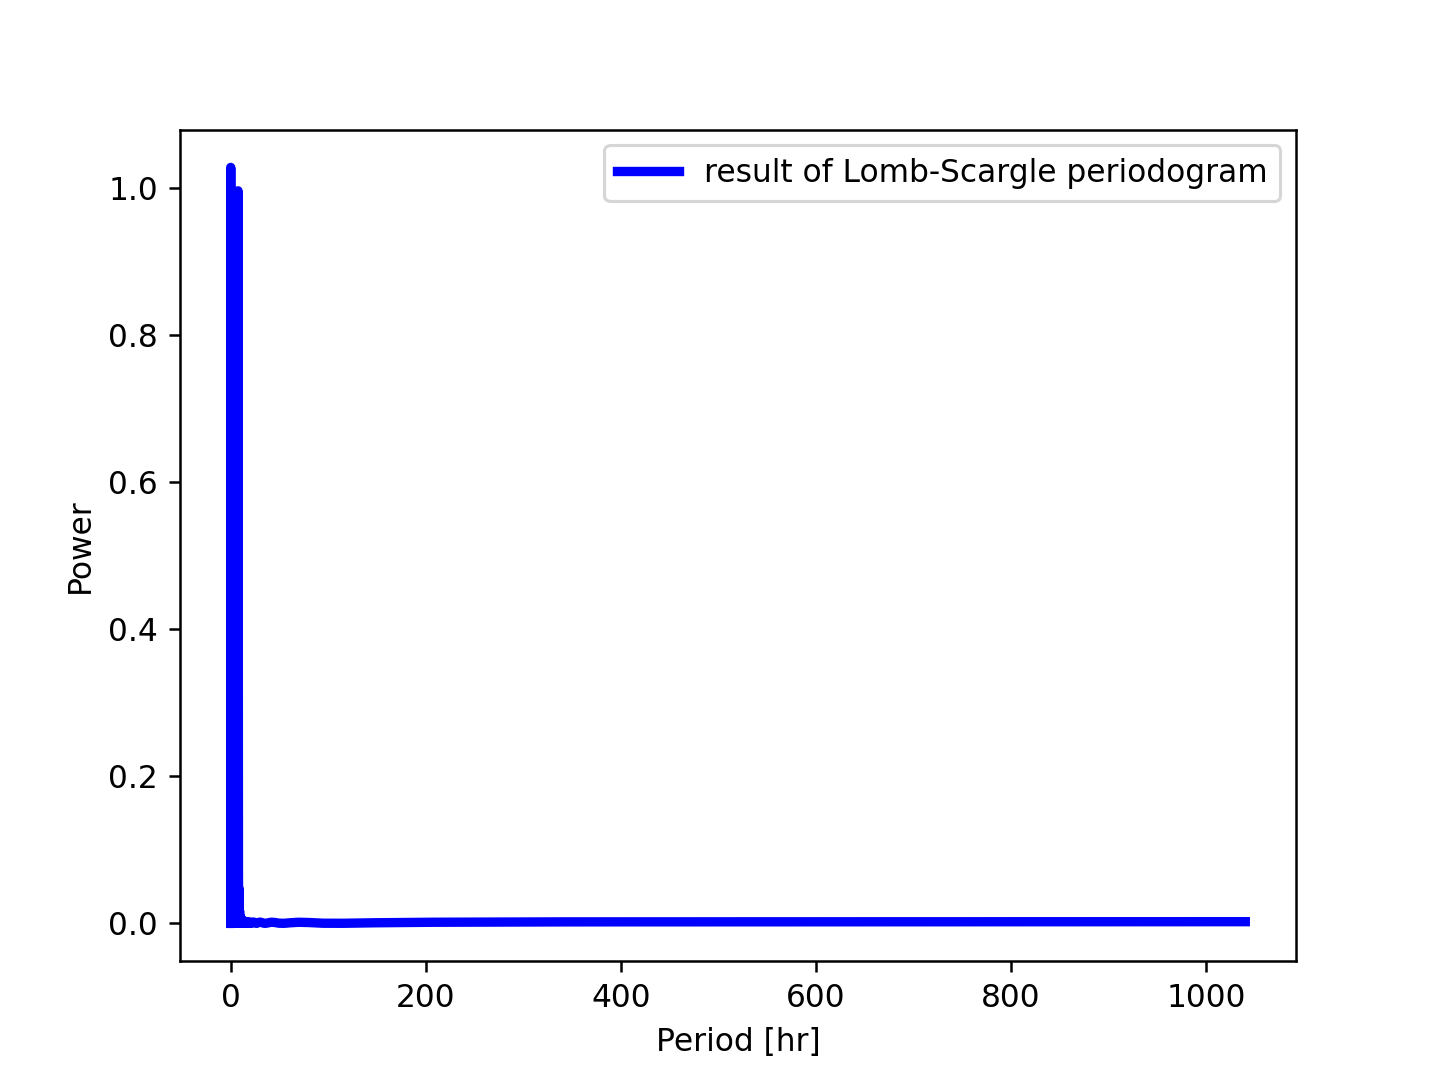

Python code for this plot:
#!/usr/pkg/bin/python3.9

#
# Time-stamp: <2022/12/03 23:52:58 (CST) daisuke>
#

# importing argparse module
import argparse

# importing numpy module
import numpy

# importing matplotlib module
import matplotlib.figure
import matplotlib.backends.backend_agg

#
# command-line argument analysis
#

# constructing parser object
parser = argparse.ArgumentParser (description='plotting power spectrum')

# adding arguments
parser.add_argument ('-i', type=str, default="in.data", \
                     help='input data file name')
parser.add_argument ('-o', type=str, default="out.pdf", \
                     help='output figure file name')

# parsing arguments
args = parser.parse_args ()

#
# input parameters
#

# data file name
file_data = args.i

# output file name
file_fig = args.o

#
# reading data from file
#

# empty numpy arrays for storing data
data_freq    = numpy.array ([])
data_per_day = numpy.array ([])
data_per_hr  = numpy.array ([])
data_per_min = numpy.array ([])
data_power   = numpy.array ([])

# opening file
with open (file_data, 'r') as fh:
    # reading file line-by-line
    for line in fh:
        # skipping line if the line starts with '#'
        if (line[0] == '#'):
            continue
        # removing line feed at the end of line
        line = line.strip ()
        # splitting data
        (freq_str, per_day_str, per_hr_str, per_min_str, power_str) \
            = line.split ()
        # conversion from string into float
        freq    = float (freq_str)
        per_day = float (per_day_str)
        per_hr  = float (per_hr_str)
        per_min = float (per_min_str)
        power   = float (power_str)
        # appending the data at the end of numpy arrays
        data_freq    = numpy.append (data_freq, freq)
        data_per_day = numpy.append (data_per_day, per_day)
        data_per_hr  = numpy.append (data_per_hr, per_hr)
        data_per_min = numpy.append (data_per_min, per_min)
        data_power   = numpy.append (data_power, power)

#
# making a plot
#
        
# making objects "fig", "canvas", and "ax"
fig    = matplotlib.figure.Figure ()
canvas = matplotlib.backends.backend_agg.FigureCanvasAgg (fig)
ax     = fig.add_subplot (111)

# labels
ax.set_xlabel ('Period [hr]')
ax.set_ylabel ('Power')

# plotting data
ax.plot (data_per_hr, data_power, \
         linestyle='-', linewidth=3, color='blue', \
         label='result of Lomb-Scargle periodogram')
ax.legend ()

# saving the plot into a file
fig.savefig (file_fig, dpi=225)
